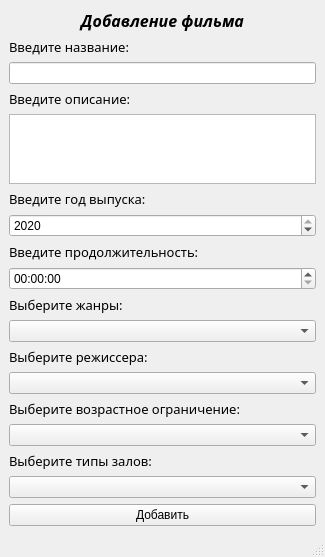
<?xml version="1.0" encoding="UTF-8"?>
<ui version="4.0">
 <class>MainWindow</class>
 <widget class="QMainWindow" name="MainWindow">
  <property name="geometry">
   <rect>
    <x>0</x>
    <y>0</y>
    <width>325</width>
    <height>526</height>
   </rect>
  </property>
  <property name="windowTitle">
   <string>Добавление фильма</string>
  </property>
  <widget class="QWidget" name="centralwidget">
   <layout class="QVBoxLayout" name="verticalLayout">
    <item>
     <widget class="QLabel" name="label">
      <property name="font">
       <font>
        <family>Corbel</family>
        <pointsize>12</pointsize>
        <weight>75</weight>
        <italic>true</italic>
        <bold>true</bold>
       </font>
      </property>
      <property name="text">
       <string>Добавление фильма</string>
      </property>
      <property name="alignment">
       <set>Qt::AlignCenter</set>
      </property>
     </widget>
    </item>
    <item>
     <widget class="QLabel" name="label_2">
      <property name="font">
       <font>
        <family>Candara</family>
        <pointsize>10</pointsize>
       </font>
      </property>
      <property name="text">
       <string>Введите название:</string>
      </property>
     </widget>
    </item>
    <item>
     <widget class="QLineEdit" name="lineEdit"/>
    </item>
    <item>
     <widget class="QLabel" name="label_7">
      <property name="font">
       <font>
        <family>Candara</family>
        <pointsize>10</pointsize>
       </font>
      </property>
      <property name="text">
       <string>Введите описание:</string>
      </property>
     </widget>
    </item>
    <item>
     <widget class="QPlainTextEdit" name="plainTextEdit"/>
    </item>
    <item>
     <widget class="QLabel" name="label_9">
      <property name="font">
       <font>
        <family>Candara</family>
        <pointsize>10</pointsize>
       </font>
      </property>
      <property name="text">
       <string>Введите год выпуска:</string>
      </property>
     </widget>
    </item>
    <item>
     <widget class="QSpinBox" name="spinBox">
      <property name="minimum">
       <number>1900</number>
      </property>
      <property name="maximum">
       <number>2020</number>
      </property>
      <property name="singleStep">
       <number>1</number>
      </property>
      <property name="value">
       <number>2020</number>
      </property>
     </widget>
    </item>
    <item>
     <widget class="QLabel" name="label_8">
      <property name="font">
       <font>
        <family>Candara</family>
        <pointsize>10</pointsize>
       </font>
      </property>
      <property name="text">
       <string>Введите продолжительность:</string>
      </property>
     </widget>
    </item>
    <item>
     <widget class="QTimeEdit" name="timeEdit"/>
    </item>
    <item>
     <widget class="QLabel" name="label_3">
      <property name="font">
       <font>
        <family>Candara</family>
        <pointsize>10</pointsize>
       </font>
      </property>
      <property name="text">
       <string>Выберите жанры:</string>
      </property>
     </widget>
    </item>
    <item>
     <widget class="CheckableComboBox" name="comboBox"/>
    </item>
    <item>
     <widget class="QLabel" name="label_4">
      <property name="font">
       <font>
        <family>Candara</family>
        <pointsize>10</pointsize>
       </font>
      </property>
      <property name="text">
       <string>Выберите режиссера:</string>
      </property>
     </widget>
    </item>
    <item>
     <widget class="QComboBox" name="comboBox_2"/>
    </item>
    <item>
     <widget class="QLabel" name="label_5">
      <property name="font">
       <font>
        <family>Candara</family>
        <pointsize>10</pointsize>
       </font>
      </property>
      <property name="text">
       <string>Выберите возрастное ограничение:</string>
      </property>
     </widget>
    </item>
    <item>
     <widget class="QComboBox" name="comboBox_3"/>
    </item>
    <item>
     <widget class="QLabel" name="label_6">
      <property name="font">
       <font>
        <family>Candara</family>
        <pointsize>10</pointsize>
       </font>
      </property>
      <property name="text">
       <string>Выберите типы залов:</string>
      </property>
     </widget>
    </item>
    <item>
     <widget class="QComboBox" name="comboBox_4"/>
    </item>
    <item>
     <widget class="QPushButton" name="pushButton">
      <property name="text">
       <string>Добавить</string>
      </property>
     </widget>
    </item>
   </layout>
  </widget>
  <widget class="QMenuBar" name="menubar">
   <property name="geometry">
    <rect>
     <x>0</x>
     <y>0</y>
     <width>325</width>
     <height>22</height>
    </rect>
   </property>
  </widget>
  <widget class="QStatusBar" name="statusbar"/>
 </widget>
 <customwidgets>
  <customwidget>
   <class>CheckableComboBox</class>
   <extends>QComboBox</extends>
   <header>db_cinema_project/utils/custom_qt_widgets</header>
  </customwidget>
 </customwidgets>
 <resources/>
 <connections/>
</ui>
